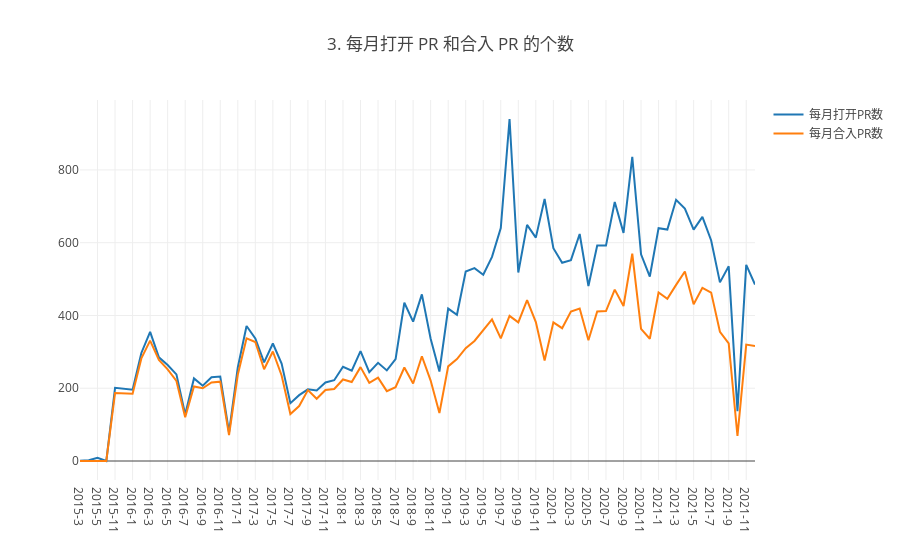

The notebook cell saved with this chart:
### Code cell
// 3. 每月打开 PR 和合入 PR 的个数（注意，关闭 PR 不等于合入）
(async () => {
    let data = (await query(`
        select
            toYear(created_at) year, toMonth(created_at) month,
            count(action = 'opened' OR NULL) as opens,
            count((action = 'closed' and pull_merged = 1) OR NULL) as merges
        from github_log.events
        where repo_id = ${repo_id} and created_at < toDateTime('2022-01-01 00:00:00') and type = 'PullRequestEvent'
        group by year, month
        order by year, month
    `)).map(row => ({
        date: `${row.year}-${row.month}`,
        opens: row.opens,
        merges: row.merges
    }))
    console.table(data)

    let [date, opens, merges] = Object.keys(data[0]).map(k => data.map(row => row[k]))
    plot([
        {x: date, y: opens, mode: 'scatter', name: '每月打开PR数'},
        {x: date, y: merges, mode: 'scatter', name: '每月合入PR数'}
    ], {
        title: '3. 每月打开 PR 和合入 PR 的个数',
        xaxis: {type: 'category'}
    })
})();

### Figure 1 — Plotly figure (JSON) as saved in the notebook; plotly's stock layout.template omitted (floating-point values rounded to 4 significant figures)
{"data": [{"mode": "scatter", "name": "每月打开PR数", "x": ["2015-3", "2015-4", "2015-5", "2015-6", "2015-11", "2015-12", "2016-1", "2016-2", "2016-3", "2016-4", "2016-5", "2016-6", "2016-7", "2016-8", "2016-9", "2016-10", "2016-11", "2016-12", "2017-1", "2017-2", "2017-3", "2017-4", "2017-5", "2017-6", "2017-7", "2017-8", "2017-9", "2017-10", "2017-11", "2017-12", "2018-1", "2018-2", "2018-3", "2018-4", "2018-5", "2018-6", "2018-7", "2018-8", "2018-9", "2018-10", "2018-11", "2018-12", "2019-1", "2019-2", "2019-3", "2019-4", "2019-5", "2019-6", "2019-7", "2019-8", "2019-9", "2019-10", "2019-11", "2019-12", "2020-1", "2020-2", "2020-3", "2020-4", "2020-5", "2020-6", "2020-7", "2020-8", "2020-9", "2020-10", "2020-11", "2020-12", "2021-1", "2021-2", "2021-3", "2021-4", "2021-5", "2021-6", "2021-7", "2021-8", "2021-9", "2021-10", "2021-11", "2021-12"], "y": ["1", "2", "9", "0", "201", "199", "196", "297", "355", "285", "264", "238", "128", "227", "207", "230", "232", "79", "257", "371", "337", "271", "323", "268", "159", "181", "197", "194", "216", "222", "259", "248", "302", "244", "270", "249", "280", "435", "383", "458", "336", "246", "419", "402", "521", "530", "512", "561", "640", "940", "518", "649", "614", "720", "585", "545", "552", "624", "481", "592", "592", "712", "627", "836", "568", "507", "640", "636", "718", "694", "636", "671", "606", "491", "535", "137", "539", "485"]}, {"mode": "scatter", "name": "每月合入PR数", "x": ["2015-3", "2015-4", "2015-5", "2015-6", "2015-11", "2015-12", "2016-1", "2016-2", "2016-3", "2016-4", "2016-5", "2016-6", "2016-7", "2016-8", "2016-9", "2016-10", "2016-11", "2016-12", "2017-1", "2017-2", "2017-3", "2017-4", "2017-5", "2017-6", "2017-7", "2017-8", "2017-9", "2017-10", "2017-11", "2017-12", "2018-1", "2018-2", "2018-3", "2018-4", "2018-5", "2018-6", "2018-7", "2018-8", "2018-9", "2018-10", "2018-11", "2018-12", "2019-1", "2019-2", "2019-3", "2019-4", "2019-5", "2019-6", "2019-7", "2019-8", "2019-9", "2019-10", "2019-11", "2019-12", "2020-1", "2020-2", "2020-3", "2020-4", "2020-5", "2020-6", "2020-7", "2020-8", "2020-9", "2020-10", "2020-11", "2020-12", "2021-1", "2021-2", "2021-3", "2021-4", "2021-5", "2021-6", "2021-7", "2021-8", "2021-9", "2021-10", "2021-11", "2021-12"], "y": ["0", "0", "0", "0", "187", "186", "185", "282", "331", "278", "252", "220", "120", "205", "200", "216", "218", "71", "237", "337", "327", "252", "301", "235", "129", "151", "195", "171", "195", "198", "224", "217", "258", "215", "229", "192", "203", "257", "213", "288", "221", "132", "260", "280", "310", "330", "358", "389", "337", "399", "381", "442", "382", "276", "381", "365", "411", "419", "332", "411", "412", "471", "426", "570", "363", "336", "463", "446", "484", "521", "431", "476", "463", "355", "323", "69", "320", "316"]}], "layout": {"autosize": true, "title": {"text": "3. 每月打开 PR 和合入 PR 的个数"}, "xaxis": {"autorange": true, "range": [0, 77], "type": "category"}, "yaxis": {"autorange": true, "range": [-52.22, 992.2], "type": "linear"}}}
